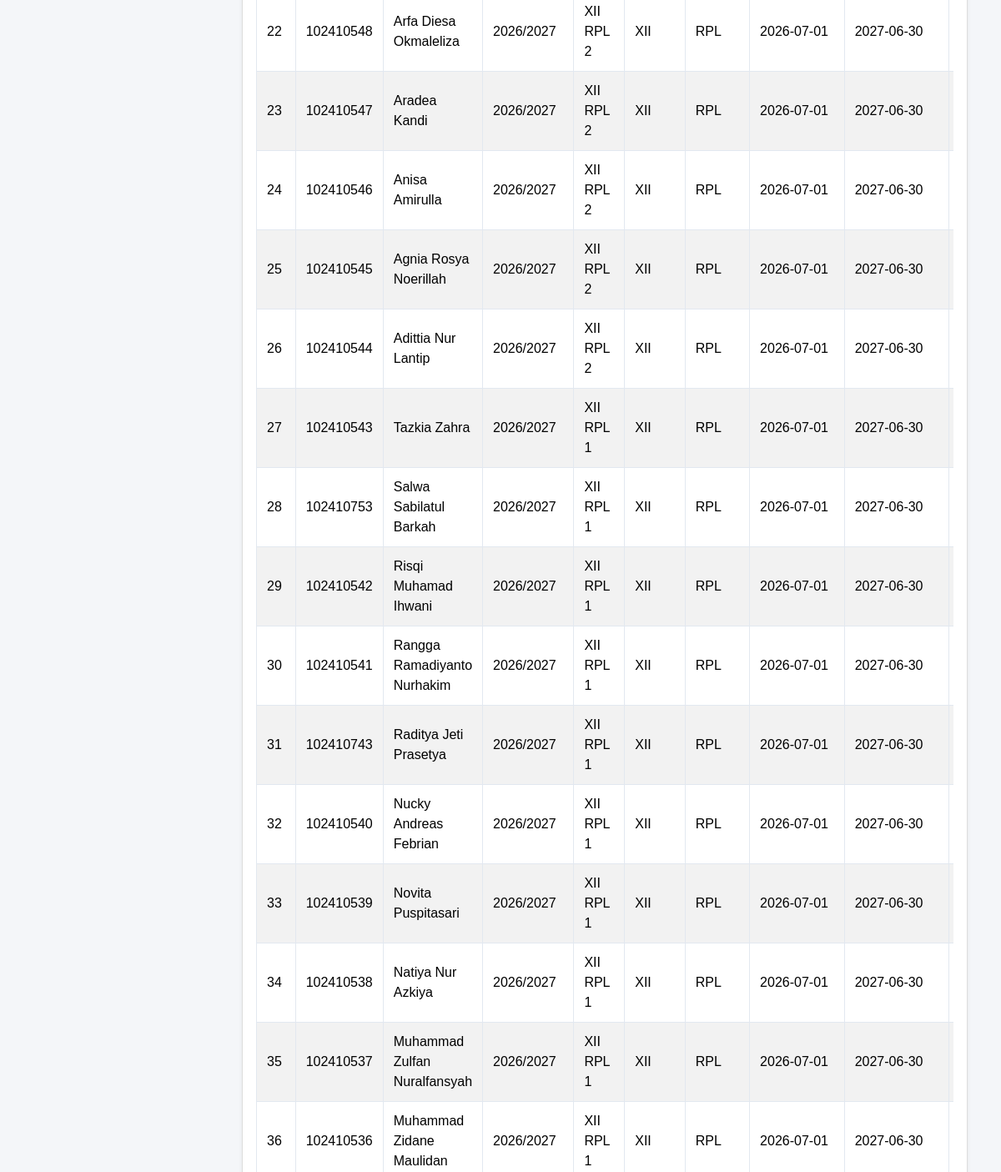
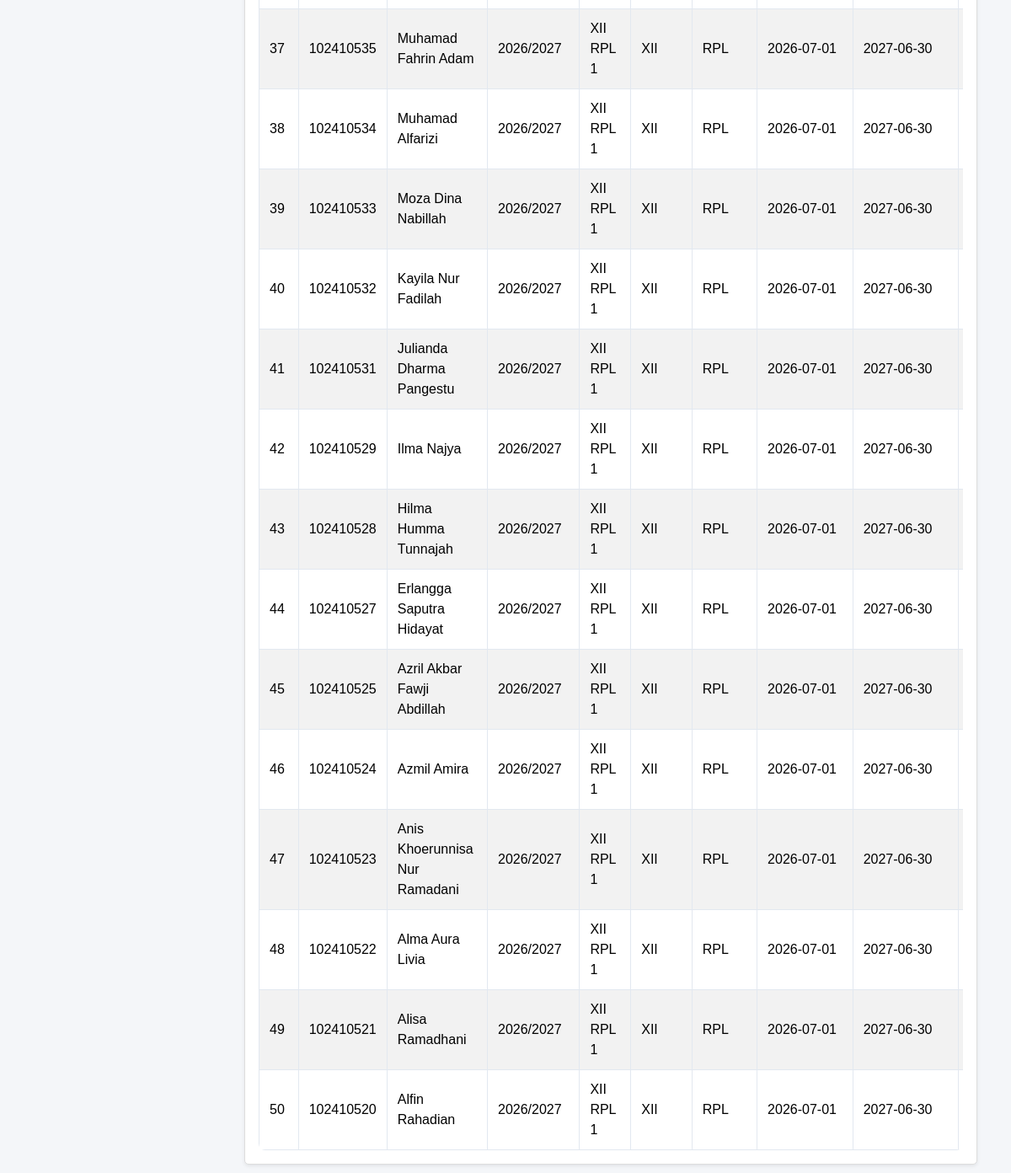
/penempatan_siswa.php (signed in, lower part), run on an earlier commit of the app's database (2 pictures, top to bottom).
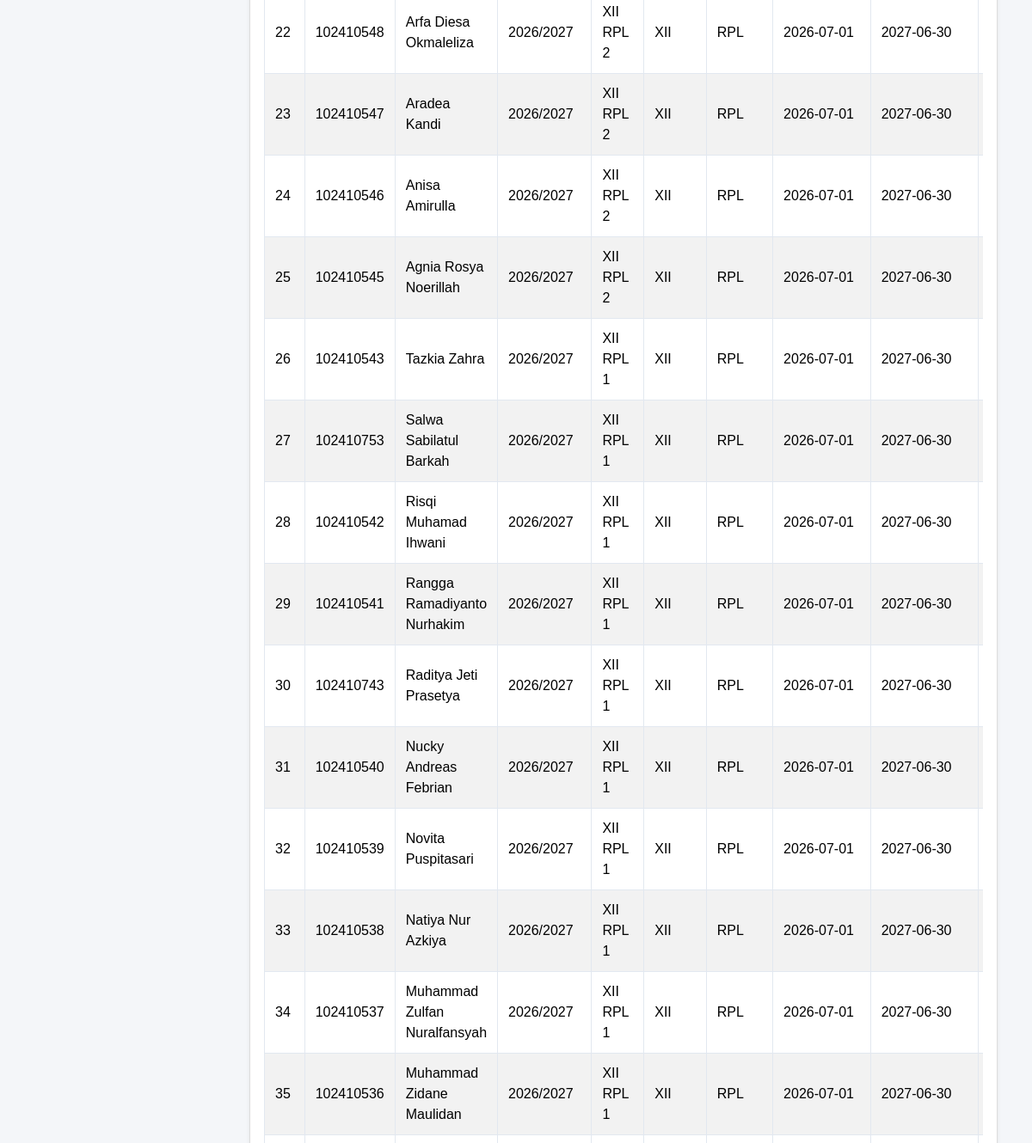
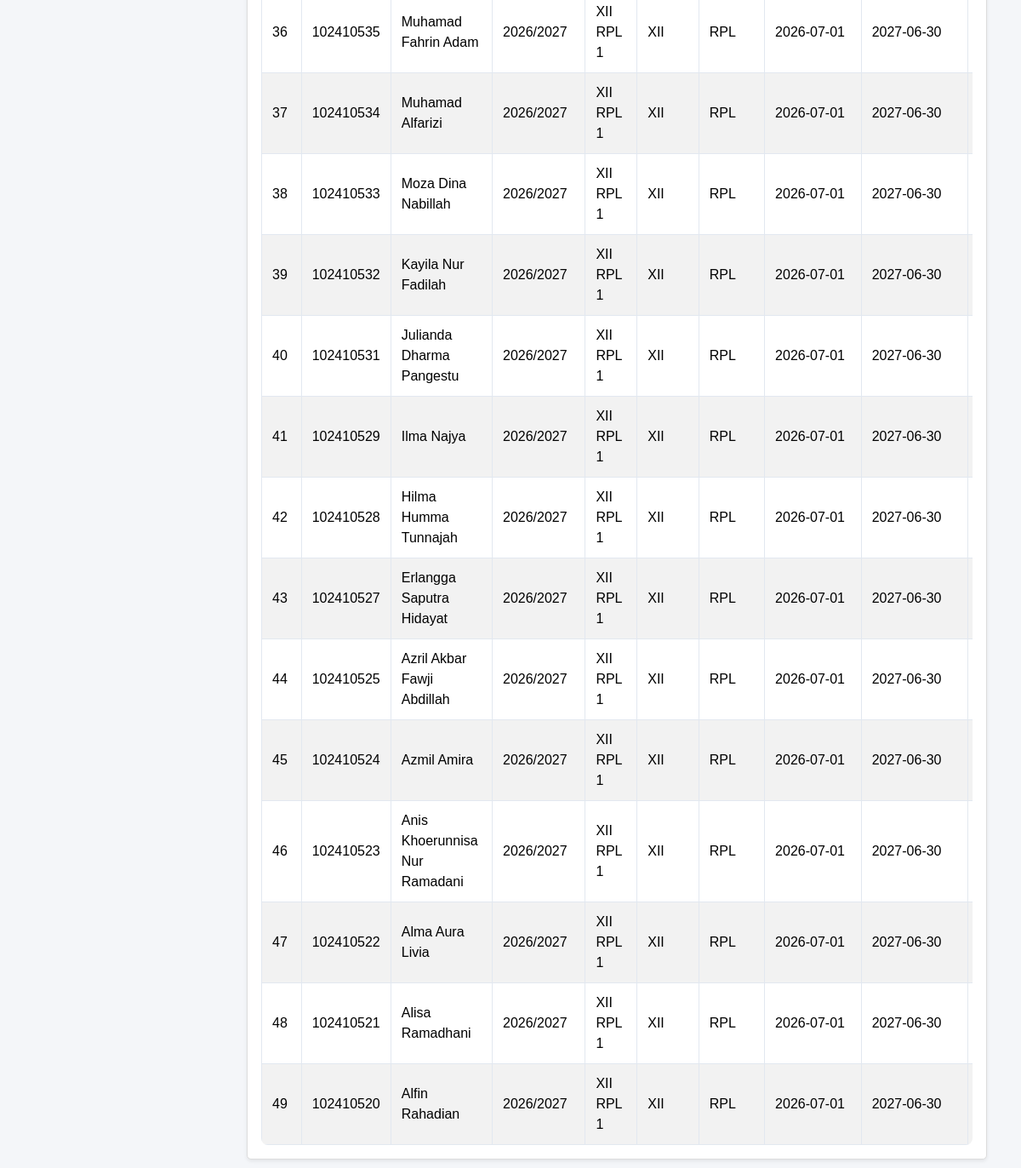
And on a later commit of the database (2 pictures, top to bottom).
### tables this page shows
CREATE TABLE `t_kelas_siswa` (
  `id` int(11) NOT NULL,
  `siswa_id` int(11) DEFAULT NULL,
  `tahun_ajaran_id` int(11) DEFAULT NULL,
  `kelas_id` int(11) DEFAULT NULL,
  `tanggal_mulai` date NOT NULL,
  `tanggal_selesai` date NOT NULL,
  `status_aktif` tinyint(1) NOT NULL,
  `created_at` timestamp NOT NULL DEFAULT current_timestamp(),
  `updated_at` timestamp NOT NULL DEFAULT current_timestamp()
);

CREATE TABLE `t_siswa` (
  `id` int(11) NOT NULL,
  `nis` varchar(10) DEFAULT NULL,
  `nisn` varchar(10) NOT NULL,
  `nama` varchar(150) DEFAULT NULL,
  `jenis_kelamin` char(1) NOT NULL,
  `tanggal_lahir` date NOT NULL,
  `alamat` text NOT NULL,
  `status_aktif` tinyint(1) NOT NULL,
  `created_at` timestamp NOT NULL DEFAULT current_timestamp(),
  `updated_at` timestamp NOT NULL DEFAULT current_timestamp()
);

CREATE TABLE `t_tahun_ajaran` (
  `id` int(11) NOT NULL,
  `nama` varchar(20) DEFAULT NULL,
  `tanggal_mulai` date NOT NULL,
  `tanggal_selesai` date NOT NULL,
  `status_aktif` tinyint(1) NOT NULL,
  `created_at` timestamp NOT NULL DEFAULT current_timestamp(),
  `updated_at` timestamp NOT NULL DEFAULT current_timestamp()
);

CREATE TABLE `t_kelas` (
  `id` int(11) NOT NULL,
  `nama` varchar(100) DEFAULT NULL,
  `tingkat` varchar(20) NOT NULL,
  `jurusan` varchar(100) NOT NULL,
  `status_aktif` tinyint(1) NOT NULL,
  `created_at` timestamp NOT NULL DEFAULT current_timestamp(),
  `updated_at` timestamp NOT NULL DEFAULT current_timestamp()
);

### penempatan_siswa.php (the view, shortened to what this page needs)
<?php
include 'config/koneksi.php';
$sql = "SELECT
            ks.id,
            s.nis,
            s.nama AS nama_siswa,
            ta.nama AS tahun_ajaran,
            k.nama AS nama_kelas,
            k.tingkat,
            k.jurusan,
            ks.tanggal_mulai,
            ks.tanggal_selesai,
            ks.status_aktif
        FROM t_kelas_siswa ks
        LEFT JOIN t_siswa s ON ks.siswa_id = s.id
        LEFT JOIN t_tahun_ajaran ta ON ks.tahun_ajaran_id = ta.id
        LEFT JOIN t_kelas k ON ks.kelas_id = k.id
        ORDER BY ks.id DESC";
$hasil = mysqli_query($koneksi, $sql);
?>
<!DOCTYPE html>
<html lang="id">
<head>
    <link href="https://cdn.jsdelivr.net/npm/bootstrap@5.3.8/dist/css/bootstrap.min.css"
          rel="stylesheet">
    <link href="https://cdn.jsdelivr.net/npm/bootstrap-icons@1.11.3/font/bootstrap-icons.css"
          rel="stylesheet">
    <link href="https://cdn.datatables.net/2.3.4/css/dataTables.bootstrap5.min.css"
          rel="stylesheet">
    <link rel="stylesheet" href="layout/style.css">
</head>
<body>
<div class="container-fluid">
    <div class="row">
        <main class="menu-page-content">
            <div class="card shadow-sm">
                <div class="card-body">
                    <div class="table-responsive">
                        <table id="tabelPenempatan"
                               class="table table-bordered table-striped table-hover align-middle w-100">
                            <tbody>
                                <?php
                                $no = 1;
                                while ($row = mysqli_fetch_assoc($hasil)) {
                                ?>
                                <tr>
                                    <td><?= $no++ ?></td>
                                    <td>
                                        <?= htmlspecialchars($row['nis'] ?? '-') ?>
                                    </td>
                                    <td>
                                        <?= htmlspecialchars($row['nama_siswa'] ?? '-') ?>
                                    </td>
                                    <td>
                                        <?= htmlspecialchars($row['tahun_ajaran'] ?? '-') ?>
                                    </td>
                                    <td>
                                        <?= htmlspecialchars($row['nama_kelas'] ?? '-') ?>
                                    </td>
                                    <td>
                                        <?= htmlspecialchars($row['tingkat'] ?? '-') ?>
                                    </td>
                                    <td>
                                        <?= htmlspecialchars($row['jurusan'] ?? '-') ?>
                                    </td>
                                    <td>
                                        <?= htmlspecialchars($row['tanggal_mulai'] ?? '-') ?>
                                    </td>
                                    <td>
                                        <?= htmlspecialchars($row['tanggal_selesai'] ?? '-') ?>
                                    </td>
                                    <td>
                                    </td>
                                </tr>
                                <?php } ?>
                            </tbody>
                        </table>
                    </div>
                </div>
            </div>
        </main>
    </div>
</div>
</body>
</html>

What changed in the data, as far as the page shows it:
removed t_kelas_siswa: siswa.nis "102410544", siswa.nama "Adittia Nur Lantip", tahun_ajaran.nama "2026/2027", kelas.nama "XII RPL 2", kelas.tingkat "XII", kelas.jurusan "RPL", tanggal_mulai "2026-07-01", tanggal_selesai "2027-06-30"
